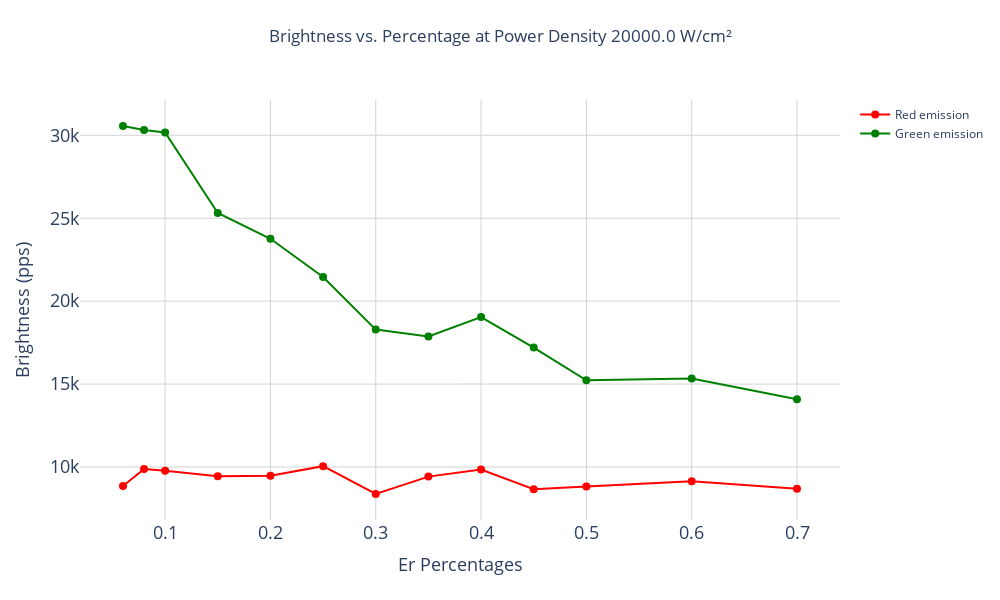

Source (notebook cell):
### Code cell
from OptimalPercentage import SinglePowerDensityPlot


# available power densities
available_power_densities = sorted({k for subdict in mydata.values() for k in subdict.keys()})
print(f'Available power densities: {available_power_densities}')

# select a power density
selected_power_density = float(input(f'Input a power density from the above options: '))

# single power density plot
single_plot = SinglePowerDensityPlot(data, selected_power_density)
single_plot.generate_plot(output_file='single_power_density_plot.html')

### Figure 1 — Plotly figure (JSON) as saved in the notebook; plotly's stock layout.template omitted (floating-point values rounded to 4 significant figures)
{"data": [{"line": {"color": "red"}, "marker": {"size": 8}, "mode": "lines+markers", "name": "Red emission", "type": "scatter", "x": [0.06, 0.08, 0.1, 0.15, 0.2, 0.25, 0.3, 0.35, 0.4, 0.45, 0.5, 0.6, 0.7], "y": [8855.0, 9876.0, 9768.0, 9438.0, 9478.0, 10050.0, 8373.0, 9421.0, 9853.0, 8662.0, 8821.0, 9137.0, 8682.0]}, {"line": {"color": "green"}, "marker": {"size": 8}, "mode": "lines+markers", "name": "Green emission", "type": "scatter", "x": [0.06, 0.08, 0.1, 0.15, 0.2, 0.25, 0.3, 0.35, 0.4, 0.45, 0.5, 0.6, 0.7], "y": [30560.0, 30320.0, 30170.0, 25320.0, 23760.0, 21460.0, 18280.0, 17870.0, 19040.0, 17200.0, 15230.0, 15330.0, 14090.0]}], "layout": {"height": 600, "title": {"text": "Brightness vs. Percentage at Power Density 20000.0 W/cm²", "x": 0.5, "y": 0.95}, "width": 1000, "xaxis": {"gridcolor": "lightgrey", "showgrid": true, "tickfont": {"size": 18}, "title": {"font": {"size": 18}, "text": "Er Percentages"}, "type": "linear"}, "yaxis": {"gridcolor": "lightgrey", "showgrid": true, "tickfont": {"size": 18}, "title": {"font": {"size": 18}, "text": "Brightness (pps)"}, "type": "linear"}}}
